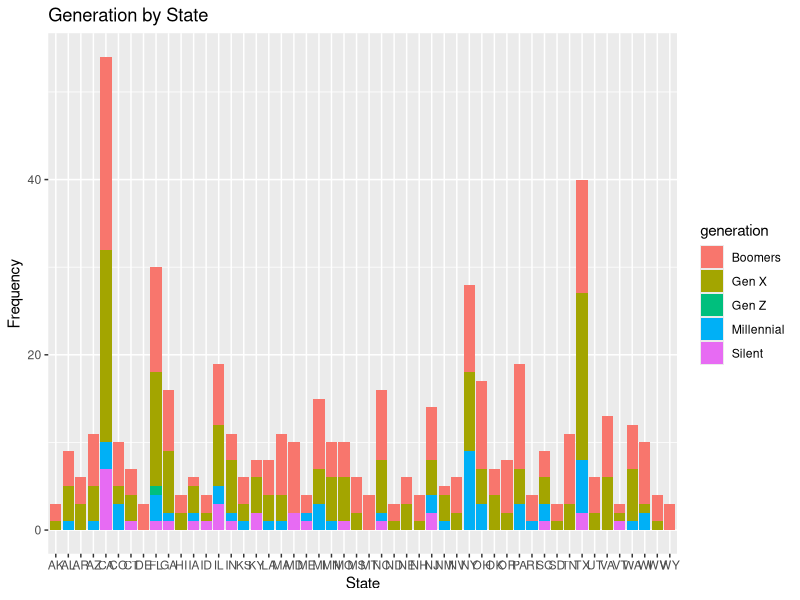
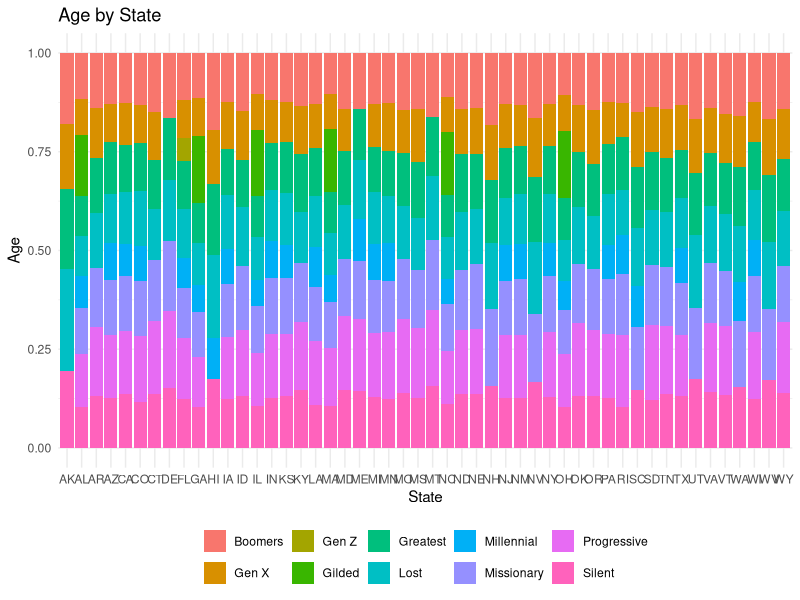
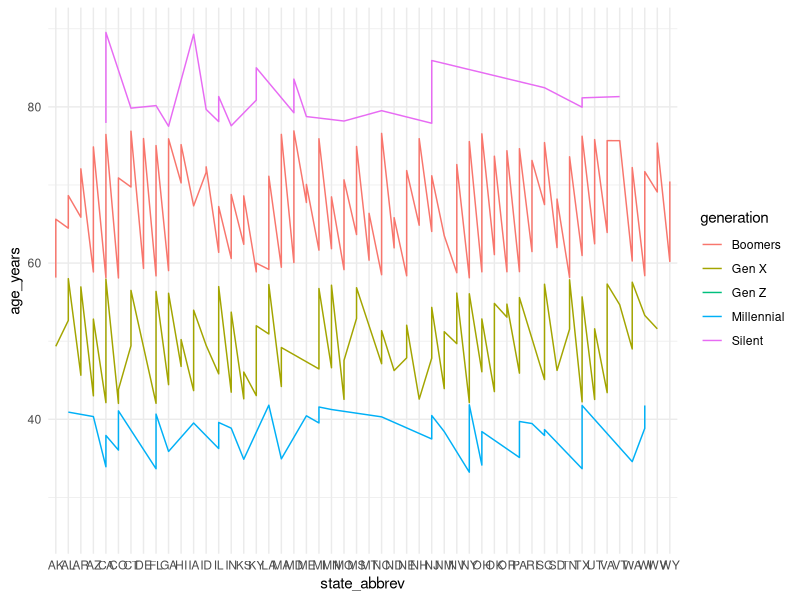

The R script that drew these images, in order:
library(tibble)
library(knitr)
library(tidyverse)
library(dplyr)
library(ggplot2)


congage <- read.csv("data_aging_congress.csv")

congage_short <- congage %>% select(congress, chamber, start_date,
                                    age_years, birthday, generation,
                                    state_abbrev, cmltv_cong)


congage_short <- congage_short %>% rename(cumulative_congress_terms = 
                                            cmltv_cong)



###Idea: Test ages of the current Congress by state to determine which states elect the oldest representatives; I can use generation to make this easier, possibly###

congcurr <- congage_short %>% subset(congress == 118)

congcurr_count <- congcurr %>% group_by(state_abbrev, generation, age_years) %>% summarize(freq = n())

##congcurr_mean <- congcurr %>% summarize(gen_by_age = median(age_years)) 

ggplot(congcurr_count, aes(x = state_abbrev, y = freq, fill = generation)) +
  geom_bar(position = "stack", stat = "identity") +
  labs(title = "Generation by State", x = "State", y = "Frequency")
sum(congcurr_count$freq)

save(congcurr, file = "congcurr.RData")
save(congage, file = "congage.RDATA")
save(congage_short, file = "congage_short.RDATA")
save(congcurr_count, file = "congcurr_count.RDATA")

############################################################################IGNORE THIS FOR NOW###########################################################
congage_short_mod <- congage_short %>% group_by(generation, state_abbrev) %>% summarize(age_by_gen = median(age_years))

congage_short_mean <- congage_short %>% group_by(state_abbrev, generation) %>% summarize(age_total = sum(age_years))

ggplot(congage_short_mod, aes(x = state_abbrev, y = age_by_gen, fill = generation)) +
  geom_bar(position = "fill", stat = "identity") +
  labs(title = "Age by State", x = "State", y = "Age") +
  theme_minimal() +
  theme(legend.position = "bottom", legend.title = element_blank())

ggplot(congcurr_count, aes(x = state_abbrev, y = age_years, color = generation, group=generation)) +
  geom_line() +
  theme_minimal()

congage_short %>% summarize(min = min(age_years), max  = max(age_years))
#########################################################################################################################################################